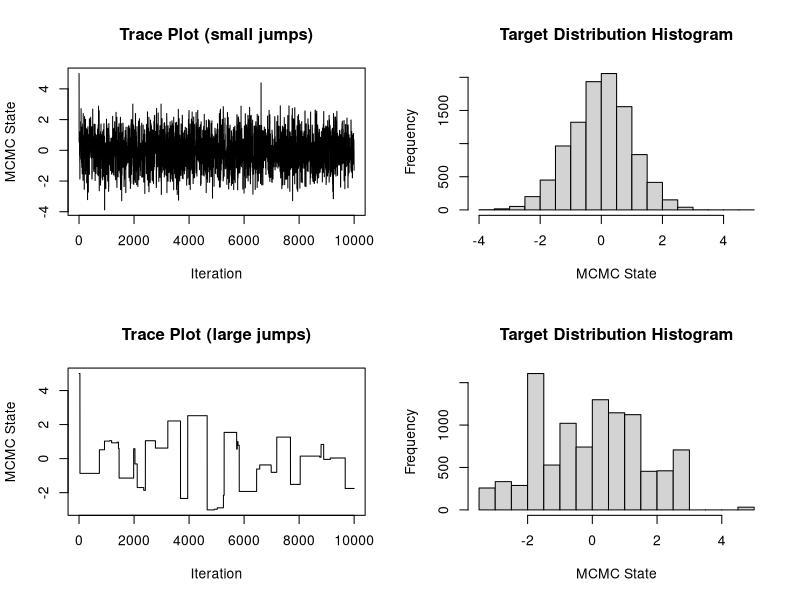

Reproduce this figure in R.
## This script illustrates the Metropolis-Hastings algorithm for
## approximating the standard normal distribution
## Author: Vladimir N. Minin
## last update: 07/19/2020

#' Generate the next state the Metropolis-Hastings (M-H) chain targeting N(0,1) distribution, using a uniform random walk proposal
#' 
#' @param cur_value Current state of M-H Markov chain 
#' @param tuning_par Tuning parameter of the uniform random walk, where a random increment ~ Unif[-tuning_par, tuning_par] is added to the current state of the Markov chain (detla in the notes)
#'
#' @return Numeric vector of length 2. The first element of the vector contains the next state of the M-H Markov chain. The second element contains 0 if the proposed values was rejected and 1 otherwise.
#'
#' @examples
#' unif_rw_next(0.4, 5.0)
unif_rw_next = function(cur_value, tuning_par){

  return_value = c(cur_value, 0)
  
  prop_value = cur_value + runif(1, min=-tuning_par, max=tuning_par)
  
  if (log(runif(1)) < (cur_value^2 - prop_value^2)/2){
    return_value = c(prop_value, 1)
  }

  return(return_value)      
}

mcmc_size = 10000
start_value = 5.0


mcmc_out_small_jumps = matrix(0, nrow=(mcmc_size), ncol=2)
colnames(mcmc_out_small_jumps) = c("state", "acc_status")

cur_state = c(start_value,1)
mcmc_out_small_jumps[1,] = cur_state

for (i in 2:mcmc_size){
  
  mcmc_out_small_jumps[i,] = unif_rw_next(mcmc_out_small_jumps[i-1,1], 5.0)
}

## acceptance probability
mean(mcmc_out_small_jumps[,"acc_status"])

## mean of the target distribution
mean(mcmc_out_small_jumps[,"state"])

par(mfrow=c(2,2))

## trace plot
plot(1:mcmc_size, mcmc_out_small_jumps[,"state"], type="l", xlab="Iteration", ylab="MCMC State", main="Trace Plot (small jumps)")

## histogram
hist(mcmc_out_small_jumps[,"state"], xlab="MCMC State", main="Target Distribution Histogram")


mcmc_out_large_jumps = matrix(0, nrow=(mcmc_size), ncol=2)
colnames(mcmc_out_large_jumps) = c("state", "acc_status")

cur_state = c(start_value,1)
mcmc_out_large_jumps[1,] = cur_state

for (i in 2:mcmc_size){
  
  cur_state = unif_rw_next(mcmc_out_large_jumps[i-1,1], 500)
  
  mcmc_out_large_jumps[i,] = cur_state
}

## acceptance probability
mean(mcmc_out_large_jumps[,"acc_status"])

## mean of the target distribution
mean(mcmc_out_large_jumps[,"state"])

## trace plot
plot(1:mcmc_size, mcmc_out_large_jumps[,"state"], type="l", xlab="Iteration", ylab="MCMC State", main="Trace Plot (large jumps)")

## histogram
hist(mcmc_out_large_jumps[,"state"], xlab="MCMC State", main="Target Distribution Histogram")
